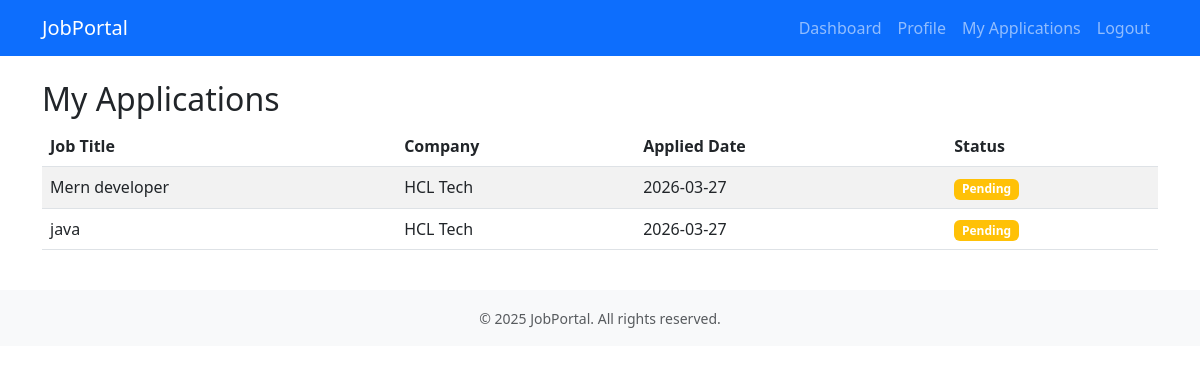
/candidate/applications (signed in), run on the app's committed database.
### app.py (models this page shows)
class Application(db.Model):
    id = db.Column(db.Integer, primary_key=True)
    job_id = db.Column(db.Integer, db.ForeignKey('job.id'))
    candidate_id = db.Column(db.Integer, db.ForeignKey('candidate.id'))
    applied_date = db.Column(db.DateTime, default=datetime.utcnow)
    status = db.Column(db.String(20), default='pending')  # pending, reviewed, rejected

class Job(db.Model):
    id = db.Column(db.Integer, primary_key=True)
    title = db.Column(db.String(100), nullable=False)
    description = db.Column(db.Text, nullable=False)
    location = db.Column(db.String(100))
    posted_date = db.Column(db.DateTime, default=datetime.utcnow)
    recruiter_id = db.Column(db.Integer, db.ForeignKey('recruiter.id'))
    applications = db.relationship('Application', backref='job', lazy=True)

class Recruiter(db.Model):
    id = db.Column(db.Integer, primary_key=True)
    user_id = db.Column(db.Integer, db.ForeignKey('user.id'), unique=True)
    company_name = db.Column(db.String(100), nullable=False)
    company_description = db.Column(db.Text)
    created_at = db.Column(db.DateTime, default=datetime.utcnow)
    jobs = db.relationship('Job', backref='recruiter', lazy=True)

### app.py (the view)
@app.route('/candidate/applications')
@login_required
@role_required('candidate')
def candidate_applications():
    candidate = current_user.candidate
    applications = Application.query.filter_by(candidate_id=candidate.id).order_by(Application.applied_date.desc()).all()
    return render_template('candidate_applications.html', applications=applications)

### app.py (called while the page is built)
def role_required(role):
    def decorator(f):
        @wraps(f)
        def decorated_function(*args, **kwargs):
            if not current_user.is_authenticated or current_user.role != role:
                flash('Access denied.', 'danger')
                return redirect(url_for('dashboard'))
            return f(*args, **kwargs)
        return decorated_function
    return decorator

@login_manager.user_loader
def load_user(user_id):
    return User.query.get(int(user_id))

### templates/candidate_applications.html
{% extends "base.html" %}
{% block content %}
<h2>My Applications</h2>
<div class="table-responsive">
    <table class="table table-striped">
        <thead>
            <tr>
                <th>Job Title</th>
                <th>Company</th>
                <th>Applied Date</th>
                <th>Status</th>
            </tr>
        </thead>
        <tbody>
            {% for app in applications %}
            <tr>
                <td>{{ app.job.title }}</td>
                <td>{{ app.job.recruiter.company_name }}</td>
                <td>{{ app.applied_date.strftime('%Y-%m-%d') }}</td>
                <td><span
                        class="badge bg-{{ 'warning' if app.status == 'pending' else 'success' if app.status == 'reviewed' else 'danger' }}">{{
                        app.status|title }}</span></td>
            </tr>
            {% else %}
            <tr>
                <td colspan="4" class="text-center">You haven't applied to any jobs yet.</td>
            </tr>
            {% endfor %}
        </tbody>
    </table>
</div>
{% endblock %}

### data on the page
Application: job "Mern developer", job.recruiter.company_name "HCL Tech", applied_date "2026-03-27", status "Pending"
Application: job "java", job.recruiter.company_name "HCL Tech", applied_date "2026-03-27", status "Pending"
